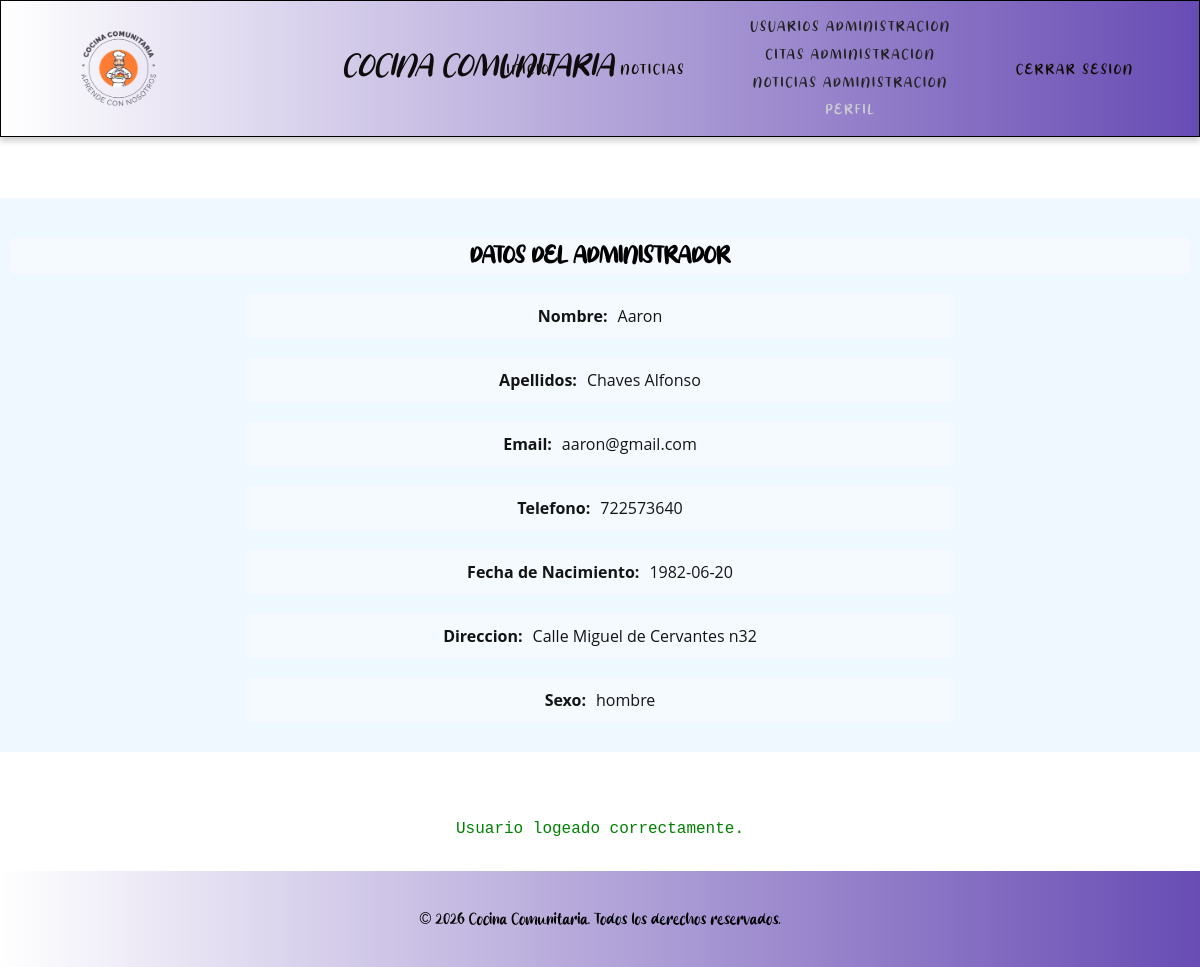
/Web_Cocina_comunitaria/views/admin/perfil.php (signed in), run on the app's committed database.
### tables this page shows
CREATE TABLE `users_data` (
  `idUser` int(11) NOT NULL,
  `nombre` varchar(50) NOT NULL,
  `apellidos` varchar(100) NOT NULL,
  `email` varchar(100) NOT NULL,
  `telefono` varchar(20) NOT NULL,
  `fecha_nacimiento` date NOT NULL,
  `direccion` text DEFAULT NULL,
  `sexo` enum('hombre','mujer','otro') NOT NULL
);

### Web_Cocina_comunitaria/views/admin/perfil.php (the view, shortened to what this page needs)
<?php
    $conexion = DB::connect();
        if(isset($_SESSION['rol']) && $_SESSION['rol'] === 'admin'){
        $sql = "SELECT d.nombre, d.apellidos, d.email, d.telefono, d.fecha_nacimiento, d.direccion, d.sexo, l.usuario, l.rol FROM users_data d JOIN users_login l ON d.idUser = l.idUser WHERE l.rol = 'admin'";
        $stmt = $conexion->prepare($sql);
        $stmt->execute();
        $datosAdmin = $stmt->fetch(PDO::FETCH_ASSOC);
    }
?>
<!DOCTYPE html>
<html lang="es">
<head>
    <link rel="stylesheet" href="../../public/css/estilos.css">
</head>
<body>
    <header>
        <nav class="navigationBar">
            <img src="../../public/images/logo/logo-transparent-png.png" class="logo" width="500" height="506" alt="logo de la pagina">
            <h1 id="titulo">Cocina Comunitaria</h1>
            <ul class="navigationBarList">
                <li><a href="../../index.php" class="enlace">Inicio</a></li>
                <li><a href="../noticias.php" class="enlace">Noticias</a></li>
                <?php if(isset($_SESSION['usuario']) && $_SESSION['rol'] === 'admin'):?>
                    <li class="adminColumn">
                        <a class="enlace" href="./usuarios_administracion.php">Usuarios Administracion</a>
                        <a class="enlace" href="./citas_administracion.php">Citas Administracion</a>
                        <a class="enlace" href="./noticias_administracion.php">Noticias Administracion</a>
                        <a class="enlace active" href="./perfil.php">Perfil</a>
                    </li>
                    <?php endif;?>
                <?php if(isset($_SESSION['is_logged_in'])):?>
                    <li><a href="../logout.php" class="enlace">Cerrar Sesion</a></li>
                <?php endif;?>
            </ul>
        </nav>
    </header>
    <div class="datos_usuario">
        <h2 class="titulo-seccion">Datos Del Administrador</h2>
        <p class="p_section"><strong>Nombre:</strong><?= htmlspecialchars($datosAdmin['nombre']) ?></p>
        <p class="p_section"><strong>Apellidos:</strong><?= htmlspecialchars($datosAdmin['apellidos']) ?></p>
        <p class="p_section"><strong>Email:</strong><?= htmlspecialchars($datosAdmin['email']) ?></p>
        <p class="p_section"><strong>Telefono:</strong><?= htmlspecialchars($datosAdmin['telefono']) ?></p>
        <p class="p_section"><strong>Fecha de Nacimiento:</strong><?= htmlspecialchars($datosAdmin['fecha_nacimiento']) ?></p>
        <p class="p_section"><strong>Direccion:</strong><?= htmlspecialchars($datosAdmin['direccion']) ?></p>
        <p class="p_section"><strong>Sexo:</strong><?= htmlspecialchars($datosAdmin['sexo']) ?></p>
    </div>
    <?php if(isset($_SESSION['login_ok'])):?>
        <p class="exito"><?= htmlspecialchars($_SESSION['login_ok']); ?></p>
        <?php endif;?>
        <footer class="footer">
            <p>&copy; <?= date("Y"); ?> Cocina Comunitaria. Todos los derechos reservados.</p>
        </footer>
</body>
</html>

### Web_Cocina_comunitaria/public/css/estilos.css (style rules this page uses)
* { margin: 0; padding: 0; box-sizing: border-box; }
body { background-color:white; overflow-y: auto; overflow-x: hidden; font-size: 16px; line-height: 1.5; padding-top: 150px; box-sizing: border-box; background-size: cover; background-repeat: no-repeat; background-position: center; }
html, body { height: 100%; display: flex; flex-direction: column; }
.logo { width: 105px; height: 105px; margin: 10px; margin-left: 60px; animation: girar 10s linear infinite; }
h1 { color: rgb(14, 12, 12); font-size: 2rem; font-family: Arial, Helvetica, sans-serif; text-transform: uppercase; font-style: italic; font-size: 1.5rem; margin-left: 5px; text-align: center; position: relative; padding: 10px; line-height: 100px; }
h2 { text-transform: uppercase; }
strong { margin-right: 10px; }
.navigationBar { border: 1px solid black; background: linear-gradient(to right, white, rgb(104, 76, 180)); display: flex; flex-direction: row; justify-content: space-between; text-align: center; position: fixed; top: 0; width: 100%; box-shadow: 0px 4px 6px rgba(0, 0, 0, 0.2); padding: 5px; z-index: 1000; }
.navigationBarList { display: flex; justify-content: center; align-items: center; margin-top: 0; }
.navigationBarList li { list-style-type: none; text-transform: uppercase; }
.navigationBarList a { font-size: 0.9rem; margin-right: 50px; text-decoration: none; color: rgb(14, 12, 3); padding: 10px; }
.navigationBarList .active { color: rgb(205, 205, 209); }
.adminColumn { display: flex; flex-direction: column; }
.adminColumn a { display: block; padding: 3px 5px; text-decoration: none; color: #222; }
.enlace { font-family: 'Milky Lemon'; text-transform: uppercase; letter-spacing: 2px; font-weight: bold; padding: 10px; font-weight: 300; }
.active { color: rgb(3, 3, 252); }
p { color: rgb(20, 20, 20); font-family: Arial, Helvetica, sans-serif; font-size: 1rem; line-height: 1.5; margin: 20px; }
#titulo { font-family: 'Milky Lemon'; font-size: 2em; display: inline-block; white-space: nowrap; width: 0; font-weight: 500; }
.titulo-seccion { backdrop-filter: blur(5px); background-color: rgba(255,255,255,0.3); border-radius: 5px; font-family: 'Milky Lemon'; text-align: center; margin-top: 30px; }
.p_section { text-align: center; font-family: 'Open Sans'; backdrop-filter: blur(5px); background-color: rgba(255,255,255,0.3); padding: 10px; border-radius: 5px; width: 60%; margin: 20px auto; }
.exito { text-align: center; color: green; padding: 10px; border-radius: 5px; font-family:'Courier New', Courier, monospace; text-align: center; margin-top: 10px; }
.datos_usuario { text-align: center; margin-bottom: 45px; margin-top: 48px; padding: 10px; background-color: aliceblue; }
.footer { background: linear-gradient(to right, white, rgb(104, 76, 180)); bottom: 0; left: 0; width: 100%; text-align: center; padding: 1rem; z-index: 1000; margin-top: auto; text-align: center; padding: 1rem; }
.footer p { font-family: 'Milky Lemon', sans-serif; color: #000; }

### data on the page
users_data: nombre "Aaron", apellidos "Chaves Alfonso", email "aaron@gmail.com", telefono "722573640", fecha_nacimiento "1982-06-20", direccion "Calle Miguel de Cervantes n32", sexo "hombre"

### other printed values
$_SESSION['login_ok'] "Usuario logeado correctamente."
